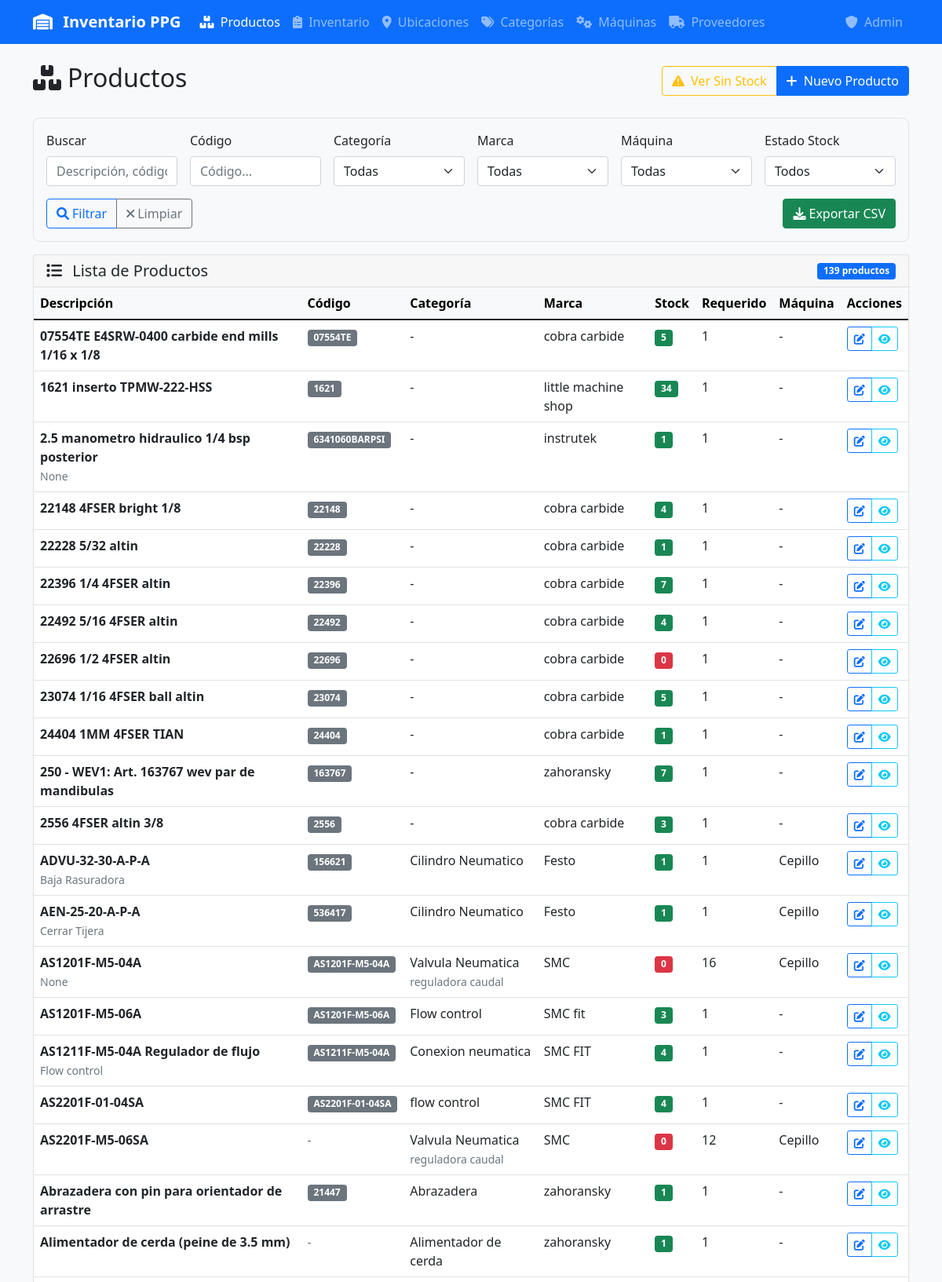
The page /productos (upper part) on the database its author committed.
### tables this page shows
CREATE TABLE productos (
            id INTEGER PRIMARY KEY,
            descripcion TEXT NOT NULL,
            codigo TEXT UNIQUE,
            categoria_id INTEGER,
            subcategoria_id INTEGER,
            marca_id INTEGER,
            notas TEXT,
            cantidad_requerida INTEGER DEFAULT 1,
            maquina_id INTEGER,
            fecha_creacion DATETIME DEFAULT CURRENT_TIMESTAMP,
            fecha_actualizacion DATETIME DEFAULT CURRENT_TIMESTAMP, proveedor_id INTEGER REFERENCES proveedores(id),
            FOREIGN KEY (categoria_id) REFERENCES categorias (id),
            FOREIGN KEY (subcategoria_id) REFERENCES subcategorias (id),
            FOREIGN KEY (marca_id) REFERENCES marcas (id),
            FOREIGN KEY (maquina_id) REFERENCES maquinas (id)
        );

### app.py (the view)
@app.route('/productos')
def productos():
    conn = get_db_connection()
    search = request.args.get('search', '').strip()
    categoria_filter = request.args.get('categoria', '')
    subcategoria_filter = request.args.get('subcategoria', '')
    marca_filter = request.args.get('marca', '')
    maquina_filter = request.args.get('maquina', '')
    codigo_filter = request.args.get('codigo', '').strip()
    stock_filter = request.args.get('stock', '')  # Nuevo filtro de stock
    query = '''
        SELECT p.*, c.nombre as categoria, sc.nombre as subcategoria,
               m.nombre as marca, mq.nombre as maquina,
               COALESCE(SUM(i.cantidad), 0) as stock_total
        FROM productos p
        LEFT JOIN categorias c ON p.categoria_id = c.id
        LEFT JOIN subcategorias sc ON p.subcategoria_id = sc.id
        LEFT JOIN marcas m ON p.marca_id = m.id
        LEFT JOIN maquinas mq ON p.maquina_id = mq.id
        LEFT JOIN inventario i ON p.id = i.producto_id
        WHERE 1=1
    '''
    params = []
    if search:
        query += ' AND (p.descripcion LIKE ? OR p.codigo LIKE ? OR p.notas LIKE ?)'
        search_param = f'%{search}%'
        params.extend([search_param, search_param, search_param])
    if categoria_filter:
        query += ' AND c.nombre = ?'
        params.append(categoria_filter)
    if subcategoria_filter:
        query += ' AND sc.nombre = ?'
        params.append(subcategoria_filter)
    if marca_filter:
        query += ' AND m.nombre = ?'
        params.append(marca_filter)
    if maquina_filter:
        query += ' AND mq.nombre = ?'
        params.append(maquina_filter)
    if codigo_filter:
        query += ' AND p.codigo LIKE ?'
        params.append(f'%{codigo_filter}%')
    query += ' GROUP BY p.id'
    if stock_filter == 'sin_stock':
        query += ' HAVING stock_total = 0'
    elif stock_filter == 'con_stock':
        query += ' HAVING stock_total > 0'
    elif stock_filter == 'stock_bajo':
        query += ' HAVING stock_total > 0 AND stock_total < p.cantidad_requerida'
    query += ' ORDER BY p.descripcion'
    productos = conn.execute(query, params).fetchall()
    categorias = conn.execute('SELECT DISTINCT nombre FROM categorias WHERE nombre IS NOT NULL ORDER BY nombre').fetchall()
    subcategorias = conn.execute('SELECT DISTINCT nombre FROM subcategorias WHERE nombre IS NOT NULL ORDER BY nombre').fetchall()
    marcas = conn.execute('SELECT DISTINCT nombre FROM marcas WHERE nombre IS NOT NULL ORDER BY nombre').fetchall()
    maquinas = conn.execute('SELECT DISTINCT nombre FROM maquinas WHERE nombre IS NOT NULL ORDER BY nombre').fetchall()
    conn.close()
    return render_template('productos.html',
                         productos=productos,
                         categorias=categorias,
                         subcategorias=subcategorias,
                         marcas=marcas,
                         maquinas=maquinas,
                         filters={
                             'search': search,
                             'categoria': categoria_filter,
                             'subcategoria': subcategoria_filter,
                             'marca': marca_filter,
                             'maquina': maquina_filter,
                             'codigo': codigo_filter,
                             'stock': stock_filter
                         })

### app.py (called while the page is built)
def get_db_connection():
    conn = sqlite3.connect(DATABASE, timeout=20.0)
    conn.row_factory = sqlite3.Row
    conn.execute('PRAGMA journal_mode=WAL')  # Better concurrent access
    conn.execute('PRAGMA busy_timeout=20000')  # 20 second timeout
    conn.execute('PRAGMA synchronous=NORMAL')  # Faster writes
    conn.execute('PRAGMA cache_size=10000')  # Larger cache
    conn.execute('PRAGMA temp_store=MEMORY')  # Use memory for temp tables
    return conn

### templates/productos.html (shortened to what this page needs)
{% extends "base.html" %}
{% block content %}
<div class="d-flex justify-content-between align-items-center mb-4">
    <div>
        <h2><i class="fas fa-boxes me-2"></i>Productos</h2>
    </div>
    <div class="btn-group">
        {% if filters.stock != 'sin_stock' %}
        <a href="{{ url_for('productos') }}?stock=sin_stock" class="btn btn-outline-warning">
            <i class="fas fa-exclamation-triangle me-1"></i>
            Ver Sin Stock
        </a>
        {% endif %}
        <a href="{{ url_for('nuevo_producto') }}" class="btn btn-primary">
            <i class="fas fa-plus me-1"></i>
            Nuevo Producto
        </a>
    </div>
</div>
<div class="filter-card">
    <form method="GET" id="filtrosForm" class="row g-3">
        <div class="col-md-2">
            <label for="search" class="form-label">Buscar</label>
            <input type="text" class="form-control" id="search" name="search"
                   value="{{ filters.search }}" placeholder="Descripción, código o notas...">
        </div>
        <div class="col-md-2">
            <label for="codigo" class="form-label">Código</label>
            <input type="text" class="form-control" id="codigo" name="codigo"
                   value="{{ filters.codigo }}" placeholder="Código...">
        </div>
        <div class="col-md-2">
            <label for="categoria" class="form-label">Categoría</label>
            <select class="form-select" id="categoria" name="categoria">
                <option value="">Todas</option>
            </select>
        </div>
        <div class="col-md-2">
            <label for="marca" class="form-label">Marca</label>
            <select class="form-select" id="marca" name="marca">
                <option value="">Todas</option>
            </select>
        </div>
        <div class="col-md-2">
            <label for="maquina" class="form-label">Máquina</label>
            <select class="form-select" id="maquina" name="maquina">
                <option value="">Todas</option>
            </select>
        </div>
        <div class="col-md-2">
            <label for="stock" class="form-label">Estado Stock</label>
            <select class="form-select" id="stock" name="stock">
                <option value="">Todos</option>
            </select>
        </div>
        <div class="col-12 d-flex justify-content-between align-items-end">
            <div class="btn-group" role="group">
                <button type="submit" class="btn btn-outline-primary" title="Filtrar">
                    <i class="fas fa-search me-1"></i>Filtrar
                </button>
                <button type="button" class="btn btn-outline-secondary" onclick="limpiarFiltros()" title="Limpiar">
                    <i class="fas fa-times me-1"></i>Limpiar
                </button>
            </div>
            <button type="button" class="btn btn-success" onclick="exportarDatos()" title="Exportar datos filtrados">
                <i class="fas fa-download me-1"></i>Exportar CSV
            </button>
        </div>
    </form>
</div>
<div class="card">
    <div class="card-header d-flex justify-content-between align-items-center">
        <h5 class="mb-0">
            <i class="fas fa-list me-2"></i>
            Lista de Productos
        </h5>
        <span class="badge bg-primary">{{ productos|length }} productos</span>
    </div>
    <div class="card-body p-0">
        {% if productos %}
        <div class="table-responsive">
            <table class="table table-hover mb-0">
                <thead class="table-light">
                    <tr>
                        <th>Descripción</th>
                        <th>Código</th>
                        <th>Categoría</th>
                        <th>Marca</th>
                        <th>Stock</th>
                        <th>Requerido</th>
                        <th>Máquina</th>
                        <th>Acciones</th>
                    </tr>
                </thead>
                <tbody>
                    {% for producto in productos %}
                    <tr>
                        <td>
                            <div>
                                <strong>{{ producto.descripcion }}</strong>
                                {% if producto.notas %}
                                <br><small class="text-muted">{{ producto.notas[:80] }}{% if producto.notas|length > 80 %}...{% endif %}</small>
                                {% endif %}
                            </div>
                        </td>
                        <td>
                            {% if producto.codigo %}
                                <span class="badge bg-secondary">{{ producto.codigo }}</span>
                            {% else %}
                                <span class="text-muted">-</span>
                            {% endif %}
                        </td>
                        <td>
                            <div>
                                {{ producto.categoria or '-' }}
                                {% if producto.subcategoria %}
                                <br><small class="text-muted">{{ producto.subcategoria }}</small>
                                {% endif %}
                            </div>
                        </td>
                        <td>{{ producto.marca or '-' }}</td>
                        <td>
                            {% if producto.stock_total >= producto.cantidad_requerida %}
                                <span class="badge bg-success">{{ producto.stock_total }}</span>
                            {% elif producto.stock_total > 0 %}
                                <span class="badge bg-warning">{{ producto.stock_total }}</span>
                            {% else %}
                                <span class="badge bg-danger">0</span>
                            {% endif %}
                        </td>
                        <td>{{ producto.cantidad_requerida }}</td>
                        <td>{{ producto.maquina or '-' }}</td>
                        <td>
                            <div class="btn-group" role="group">
                                <a href="{{ url_for('editar_producto', id=producto.id) }}"
                                   class="btn btn-sm btn-outline-primary" title="Editar producto">
                                    <i class="fas fa-edit"></i>
                                </a>
                                <button type="button" class="btn btn-sm btn-outline-info"
                                        onclick="verDetalles({{ producto.id }})" title="Ver detalles">
                                    <i class="fas fa-eye"></i>
                                </button>
                            </div>
                        </td>
                    </tr>
                    {% endfor %}
                </tbody>
            </table>
        </div>
        {% endif %}
    </div>
</div>
{% endblock %}

### templates/base.html (style rules this page uses)
.filter-card { background-color: #f8f9fa; border: 1px solid #dee2e6; border-radius: 0.5rem; padding: 1rem; margin-bottom: 1rem; }
.table-responsive { border-radius: 0.5rem; overflow: hidden; }

### rows shown on the page
productos: descripcion "07554TE E4SRW-0400 carbide end mills 1/16 x 1/8", codigo "07554TE", categoria "-", marca "cobra carbide", stock_total "5", cantidad_requerida "1", maquina "-"
productos: descripcion "1621 inserto TPMW-222-HSS", codigo "1621", categoria "-", marca "little machine shop", stock_total "34", cantidad_requerida "1", maquina "-"
productos: descripcion "2.5 manometro hidraulico 1/4 bsp posterior", notas "None", codigo "6341060BARPSI", categoria "-", marca "instrutek", stock_total "1", cantidad_requerida "1", maquina "-"
productos: descripcion "22148 4FSER bright 1/8", codigo "22148", categoria "-", marca "cobra carbide", stock_total "4", cantidad_requerida "1", maquina "-"
productos: descripcion "22228 5/32 altin", codigo "22228", categoria "-", marca "cobra carbide", stock_total "1", cantidad_requerida "1", maquina "-"
productos: descripcion "22396 1/4 4FSER altin", codigo "22396", categoria "-", marca "cobra carbide", stock_total "7", cantidad_requerida "1", maquina "-"
productos: descripcion "22492 5/16 4FSER altin", codigo "22492", categoria "-", marca "cobra carbide", stock_total "4", cantidad_requerida "1", maquina "-"
productos: descripcion "22696 1/2 4FSER altin", codigo "22696", categoria "-", marca "cobra carbide", shows "0", cantidad_requerida "1", maquina "-"
productos: descripcion "23074 1/16 4FSER ball altin", codigo "23074", categoria "-", marca "cobra carbide", stock_total "5", cantidad_requerida "1", maquina "-"
productos: descripcion "24404 1MM 4FSER TIAN", codigo "24404", categoria "-", marca "cobra carbide", stock_total "1", cantidad_requerida "1", maquina "-"
productos: descripcion "250 - WEV1: Art. 163767 wev par de mandibulas", codigo "163767", categoria "-", marca "zahoransky", stock_total "7", cantidad_requerida "1", maquina "-"
productos: descripcion "2556 4FSER altin 3/8", codigo "2556", categoria "-", marca "cobra carbide", stock_total "3", cantidad_requerida "1", maquina "-"
productos: descripcion "ADVU-32-30-A-P-A", notas "Baja Rasuradora", codigo "156621", categoria "Cilindro Neumatico", marca "Festo", stock_total "1", cantidad_requerida "1", maquina "Cepillo"
productos: descripcion "AEN-25-20-A-P-A", notas "Cerrar Tijera", codigo "536417", categoria "Cilindro Neumatico", marca "Festo", stock_total "1", cantidad_requerida "1", maquina "Cepillo"
productos: descripcion "AS1201F-M5-04A", notas "None", codigo "AS1201F-M5-04A", categoria "Valvula Neumatica", subcategoria "reguladora caudal", marca "SMC", cantidad_requerida "16", maquina "Cepillo"
productos: descripcion "AS1201F-M5-06A", codigo "AS1201F-M5-06A", categoria "Flow control", marca "SMC fit", stock_total "3", cantidad_requerida "1", maquina "-"
productos: descripcion "AS1211F-M5-04A Regulador de flujo", notas "Flow control", codigo "AS1211F-M5-04A", categoria "Conexion neumatica", marca "SMC FIT", stock_total "4", cantidad_requerida "1", maquina "-"
productos: descripcion "AS2201F-01-04SA", codigo "AS2201F-01-04SA", categoria "flow control", marca "SMC FIT", stock_total "4", cantidad_requerida "1", maquina "-"
productos: descripcion "AS2201F-M5-06SA", categoria "Valvula Neumatica", subcategoria "reguladora caudal", marca "SMC", cantidad_requerida "12", maquina "Cepillo"
productos: descripcion "Abrazadera con pin para orientador de arrastre", codigo "21447", categoria "Abrazadera", marca "zahoransky", stock_total "1", cantidad_requerida "1", maquina "-"
productos: descripcion "Alimentador de cerda (peine de 3.5 mm)", categoria "Alimentador de cerda", marca "zahoransky", stock_total "1", cantidad_requerida "1", maquina "-"

### other values the page prints
{{ productos|length }} "139"
